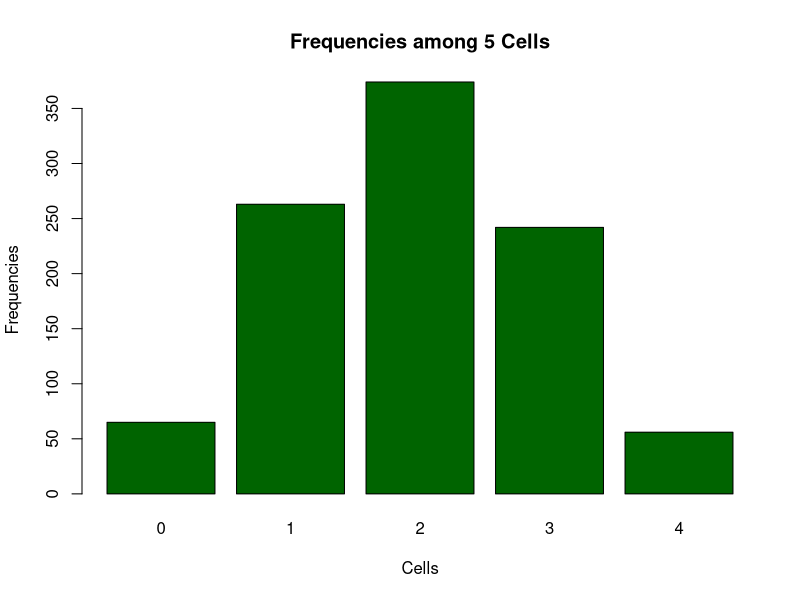

Recreate this plot in R.
#===============Problem 8(b)=====================================
iteration <- 0
stimulation_size <- 1000
result <- c()
#I used 0, 1, 2, 3, 4 to represent the entry of the row. For example, in row_two, it's c(0,1). So 0 means the left entry of row_two, 
#1 means the right entry of row_two
while (iteration < stimulation_size){
  row_two <- c(0,1)
  row_three <- c()
  row_four <- c()
  row_five <- c()
  row_two_path <- sample(row_two, 1) #pick one of the number from row_two to represent the entry
  if (row_two_path == 0){
    row_three <- c(0, 1)
  } else if (row_two_path == 1){
    row_three <- c(1, 2)
  }
  row_three_path <- sample(row_three, 1)
  if (row_three_path == 0){
    row_four <- c(0, 1)
  } else if (row_three_path == 1){
    row_four <- c(1, 2)
  } else if (row_three_path == 2){
    row_four <- c(2, 3)
  }
  row_four_path <- sample(row_four, 1)
  if (row_four_path == 0){
    row_five <- c(0, 1)
  } else if (row_four_path == 1){
    row_five <- c(1, 2)
  } else if (row_four_path == 2){
    row_five <- c(2, 3)
  } else if (row_four_path == 3){
    row_five <- c(3, 4)
  } 
  row_five_path <- sample(row_five, 1) 
  result <- c(result, row_five_path)
  iteration <- iteration + 1
}
as.data.frame(table(result))
barplot(table(result), col="darkgreen", main = "Frequencies among 5 Cells", xlab = "Cells", ylab = "Frequencies")
